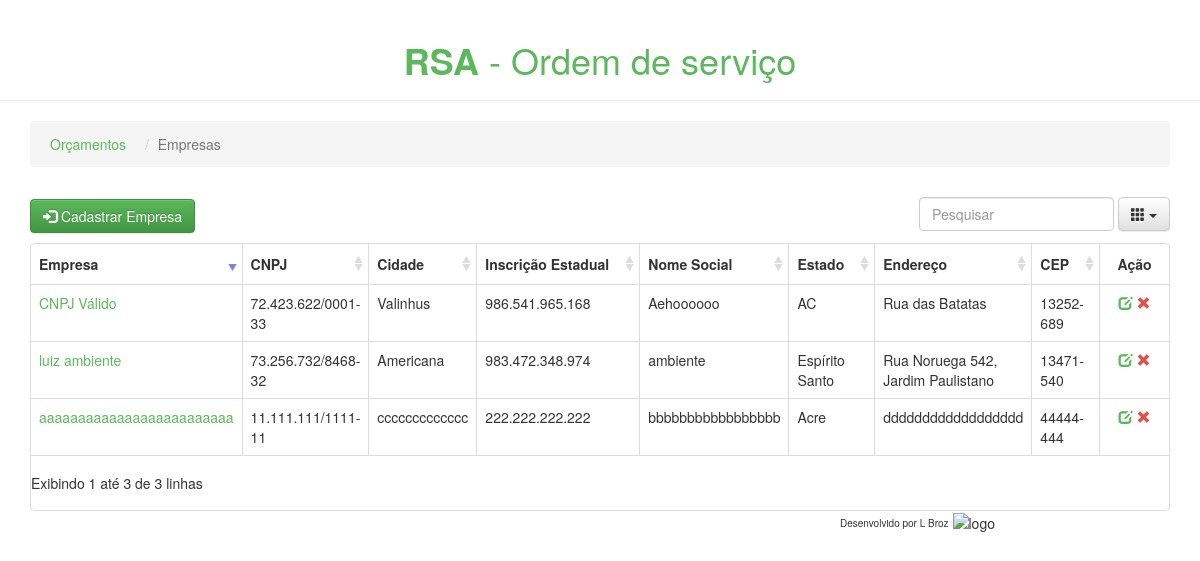
The app's page /pros/empresas/ with its own data.
### pros/models.py (models this page shows, shortened)
class Empresa(models.Model):
    nome_empresa = models.CharField(max_length=200)
    nome_social = models.CharField(max_length=200)
    cnpj = models.CharField(max_length=20, unique=True)
    insc_estadual = models.CharField(max_length=20)
    cidade = models.CharField(max_length=100)
    estado = models.CharField(max_length=100)
    end = models.CharField(max_length=300)
    cep = models.CharField(max_length=10)

### pros/views.py (the view)
# urls.py: url(r'^empresas/delete_empresa/(\d+)/$', views.delete_empresa, name='delete_empresa'),
def empresas(request):
    empresa_list = Empresa.objects.order_by('nome_empresa')
    return render(request, 'pros/empresas.html', {'empresa_list': empresa_list})

### pros/templates/pros/empresas.html (shortened to what this page needs)
<!DOCTYPE HTML>
{% extends 'pros/base.html' %}
    {% block body %}
        <header class="page-header text-center color-link-empresa">
            <h1><strong>RSA</strong> - Ordem de serviço</h1>
        </header>
        <div class="container">
            <ul class="breadcrumb">
                <li><a class="color-link-empresa" href="{% url 'pros:index' %}">Orçamentos</a>
                    </li>
                <li class="active">Empresas</li>
            </ul>
            <div id="toolbar-empresa">
                <a type="button" class="btn btn-success" href="{% url 'pros:cadastro_empresa' %}">
                    <i class="glyphicon glyphicon-log-in"></i> Cadastrar Empresa
                </a>
            </div>
            <table data-toggle="table"
                data-toolbar="#toolbar-empresa"
                data-search="true"
                data-sort-name="nome_empresa"
                data-sort-order="desc"
                data-pagination="true"
                data-show-footer="false"
                data-page-list="[10, 25, 50, 100, ALL]"
                data-minimum-count-columns="2"
                data-show-columns="true">
                <thead>
                    <tr>
                        <th data-field="nome_empresa" data-sortable="true">Empresa</th>
                        <th data-field="cnpj" data-sortable="true">CNPJ</th>
                        <th data-field="cidade" data-sortable="true">Cidade</th>
                        <th data-field="insc_estadual" data-sortable="true">Inscrição Estadual</th>
                        <th data-field="nome_social" data-sortable="true">Nome Social</th>
                        <th data-field="estado" data-sortable="true">Estado</th>
                        <th data-field="end" data-sortable="true">Endereço</th>
                        <th data-field="cep" data-sortable="true">CEP</th>
                        <th data-field="action" class="col-md-1" data-align="center">Ação</th>
                    </tr>
                </thead>
                <tbody>
                    {% for empresa in empresa_list %}
                        <tr>
                            <td class="text-overflow">
                                <a class="color-link-empresa" href="{% url 'pros:clientes' empresa.id %}">
                                    {{ empresa.nome_empresa }}
                                </a>
                            </td>
                            <td class="text-overflow">{{ empresa.cnpj }}</td>
                            <td class="text-overflow">{{ empresa.cidade }}</td>
                            <td class="text-overflow">{{ empresa.insc_estadual }}</td>
                            <td class="text-overflow">{{ empresa.nome_social }}</td>
                            <td class="text-overflow">{{ empresa.estado }}</td>
                            <td class="text-overflow">{{ empresa.end }}</td>
                            <td class="text-overflow">{{ empresa.cep }}</td>
                            <td class="col-md-1" data-align="center">
                                <a class="edit ml10" href="{% url 'pros:update_empresa' empresa.id %}" title="Edit">
                                    <i class="glyphicon glyphicon-edit color-link-empresa"></i>
                                </a>
                                <a class="remove ml10 remove-empresa" title="Remove" data-toggle="modal" href="#"
                                   data-id="{{ empresa.id }}" data-name="{{ empresa.nome_empresa }}"
                                   data-target="#empresa-del">
                                    <i class="glyphicon glyphicon-remove color-delete"></i>
                                </a>
                            </td>
                        </tr>
                    {% endfor %}
                </tbody>
            </table>
        </div>
    {% endblock body %}

### pros/static/css/pros.css (style rules this page uses)
.color-link-empresa { color: #5cb85c; }
.color-delete { color: #d9534f; }
.breadcrumb li { padding: 5px; }

### records on screen
Empresa: nome_empresa "CNPJ Válido", cnpj "72.423.622/0001-33", cidade "Valinhus", insc_estadual "986.541.965.168", nome_social "Aehoooooo", estado "AC", end "Rua das Batatas", cep "13252-689"
Empresa: nome_empresa "aaaaaaaaaaaaaaaaaaaaaaaaa", cnpj "11.111.111/1111-11", cidade "ccccccccccccc", insc_estadual "222.222.222.222", nome_social "bbbbbbbbbbbbbbbbb", estado "Acre", end "dddddddddddddddddd", cep "44444-444"
Empresa: nome_empresa "luiz ambiente", cnpj "73.256.732/8468-32", cidade "Americana", insc_estadual "983.472.348.974", nome_social "ambiente", estado "Espírito Santo", end "Rua Noruega 542, Jardim Paulistano", cep "13471-540"
